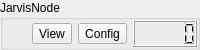
<?xml version="1.0" encoding="UTF-8"?>
<ui version="4.0">
 <class>gNodeSimpleWidget</class>
 <widget class="QGroupBox" name="gNodeSimpleWidget">
  <property name="geometry">
   <rect>
    <x>0</x>
    <y>0</y>
    <width>200</width>
    <height>50</height>
   </rect>
  </property>
  <property name="minimumSize">
   <size>
    <width>200</width>
    <height>50</height>
   </size>
  </property>
  <property name="windowTitle">
   <string>GroupBox</string>
  </property>
  <property name="title">
   <string>JarvisNode</string>
  </property>
  <layout class="QHBoxLayout" name="horizontalLayout">
   <property name="sizeConstraint">
    <enum>QLayout::SetMinimumSize</enum>
   </property>
   <property name="leftMargin">
    <number>0</number>
   </property>
   <property name="topMargin">
    <number>0</number>
   </property>
   <property name="rightMargin">
    <number>0</number>
   </property>
   <property name="bottomMargin">
    <number>0</number>
   </property>
   <item>
    <widget class="gWidgetTxRx" name="txWidget" native="true"/>
   </item>
   <item>
    <widget class="QToolButton" name="btnView">
     <property name="text">
      <string>View</string>
     </property>
    </widget>
   </item>
   <item>
    <widget class="QToolButton" name="btnEditConf">
     <property name="text">
      <string>Config</string>
     </property>
    </widget>
   </item>
   <item>
    <widget class="gBlinkWidget" name="signalWidget"/>
   </item>
  </layout>
 </widget>
 <customwidgets>
  <customwidget>
   <class>gWidgetTxRx</class>
   <extends>QWidget</extends>
   <header>gwidgettxrx.h</header>
   <container>1</container>
  </customwidget>
  <customwidget>
   <class>gBlinkWidget</class>
   <extends>QLCDNumber</extends>
   <header location="global">gblinkwidget.h</header>
  </customwidget>
 </customwidgets>
 <resources/>
 <connections/>
</ui>
